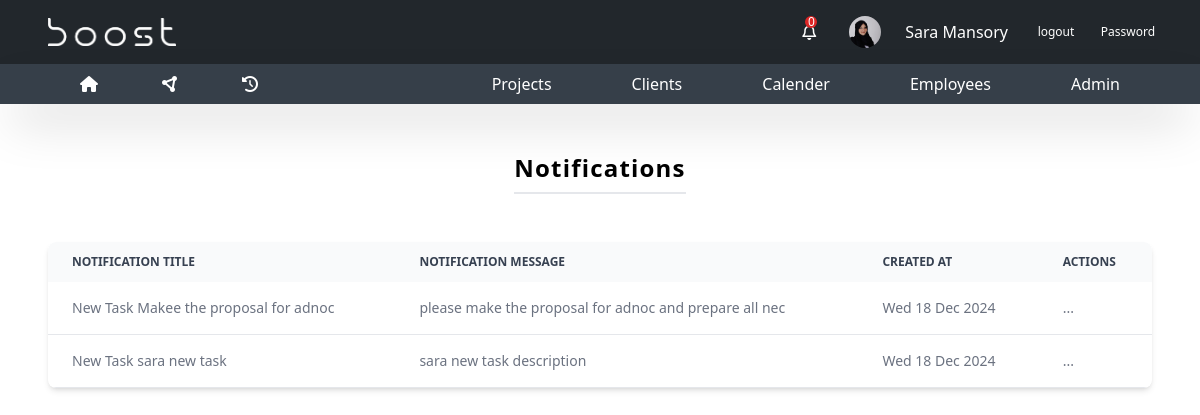
The page /all_notifications/ (signed in) on the database as committed earlier.
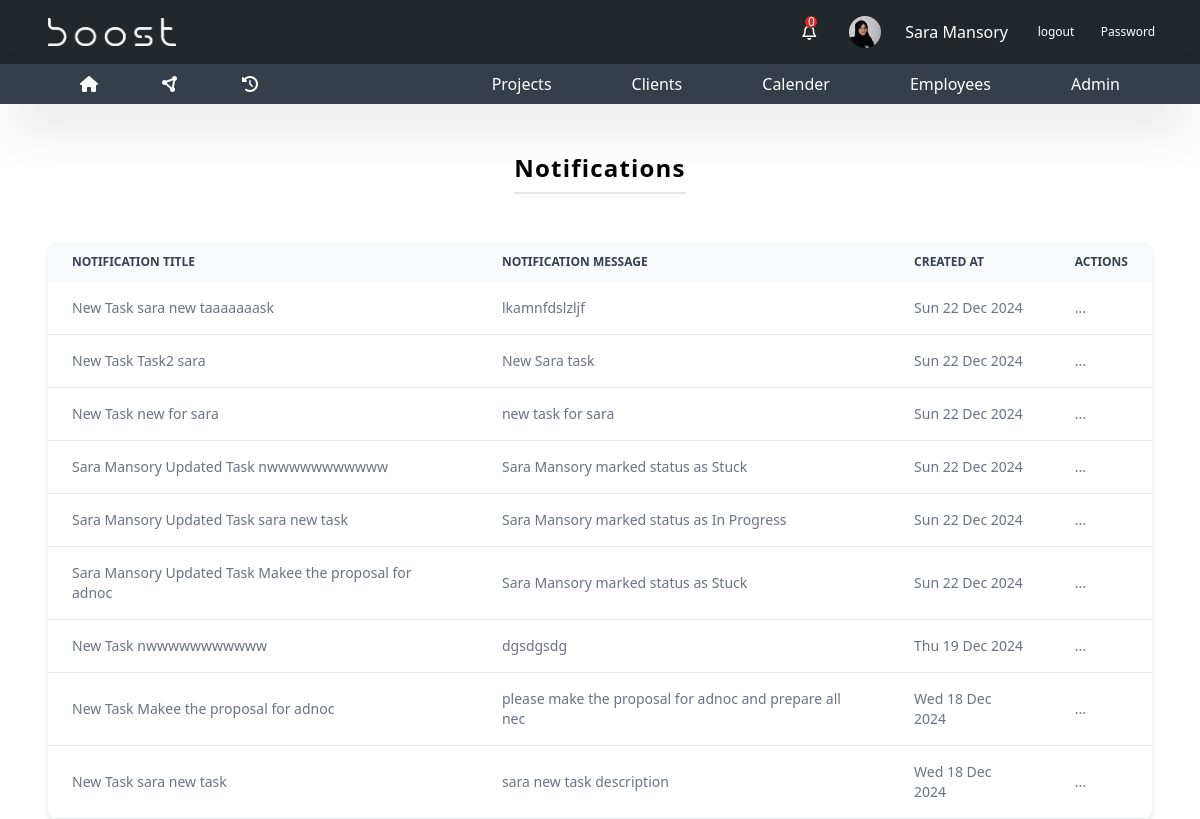
The same page on the database as committed later.
### base/models.py (models this page shows, shortened)
class Notification(models.Model):
    employee = models.ForeignKey(Employee, on_delete=models.CASCADE, related_name='notifications')
    title = models.CharField(max_length=255)
    message = models.TextField()
    is_read = models.BooleanField(default=False)
    created_at = models.DateTimeField(auto_now_add=True)

### base/views.py (the view)
# urls.py: path('all_notifications/', views.all_Notifications, name='all_notifications'),
@login_required
def all_Notifications(request):
    employee = get_object_or_404(Employee, user=request.user)
    all_notifications=employee.notifications.all().order_by('-created_at')
    not_read_notifications=employee.notifications.filter(is_read=False).order_by('-created_at')
    tasks = Task.objects.all()
    context={
        "employee":employee,
        "tasks":tasks,
        "all_notifications":all_notifications,
        "not_read_notifications":not_read_notifications
    }
    return render(request,"pages/all_notifications.html",context)

### templates/pages/all_notifications.html (shortened to what this page needs)
{% extends 'base.html' %}
{% load static %}
{% block content %}
{% include 'parts/navbar.html' %}
    <div class="pt-12 flex items-center justify-center gap-3">
        <h1 class="text-2xl font-semibold tracking-wider text-center border-b-2 pb-2"> Notifications </h1>
    </div>
        <div class="mt-12  px-12 " >
            <div class="overflow-x-auto relative shadow-md sm:rounded-lg">
                <div class="overflow-x-auto relative shadow-md sm:rounded-lg">
                <table class="w-full text-sm text-left text-gray-500 dark:text-gray-400">
                    <thead class="text-xs text-gray-700 uppercase bg-gray-50 dark:bg-gray-700 dark:text-gray-400">
                    <tr>
                        <th scope="col" class="py-3 px-6">notification title</th>
                        <th scope="col" class="py-3 px-6">notification Message</th>
                        <th scope="col" class="py-3 px-6">Created at</th>
                        <th scope="col" class="py-3 px-6">Actions</th>
                    </tr>
                    </thead>
                    <tbody>
                        {% for notification in all_notifications  %}
                    <tr class="bg-white border-b dark:bg-gray-800 dark:border-gray-700">
                        <td class="py-4 px-6">
                            {{notification.title}}
                        </td>
                        <td class="py-4 px-6">{{notification.message}}</td>
                        <td class="py-4 px-6">{{notification.created_at|date:"D d M Y"}}</td>
                        <td class="py-4 px-6">
                            ...
                        </td>
                    </tr>
                    {% endfor %}
                    </tbody>
                </table>
                </div>
        </div>
    </div>
{% endblock content %}

Rows that differ between the two databases and show on the page:
added Notification: title "New Task sara new taaaaaaask", message "lkamnfdslzljf", created_at "Sun 22 Dec 2024"
added Notification: title "New Task Task2 sara", message "New Sara task", created_at "Sun 22 Dec 2024"
added Notification: title "New Task new for sara", message "new task for sara", created_at "Sun 22 Dec 2024"
added Notification: title "Sara Mansory Updated Task nwwwwwwwwwww", message "Sara Mansory marked status as Stuck", created_at "Sun 22 Dec 2024"
added Notification: title "Sara Mansory Updated Task sara new task", message "Sara Mansory marked status as In Progress", created_at "Sun 22 Dec 2024"
added Notification: title "Sara Mansory Updated Task Makee the proposal for adnoc", message "Sara Mansory marked status as Stuck", created_at "Sun 22 Dec 2024"
added Notification: title "New Task nwwwwwwwwwww", message "dgsdgsdg", created_at "Thu 19 Dec 2024"
